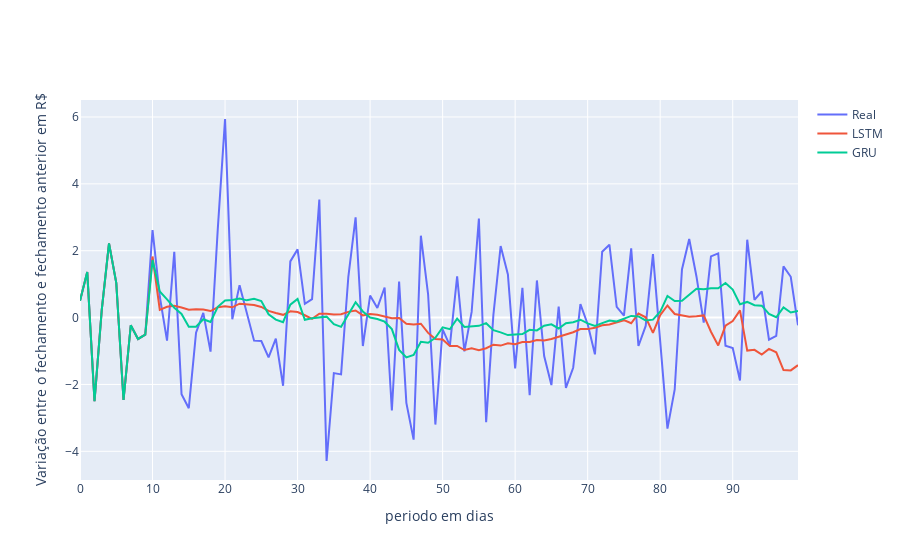

Notebook code for this chart:
### Code cell
import plotly.graph_objs as go
fig = go.Figure()

fig.add_trace(go.Scatter(
   y=bova11['close_change'][-100:],
   name="Real")
)

fig.add_trace(go.Scatter(
   y=pred_90_lstm['close_change'][-100:],
   name="LSTM")
)

fig.add_trace(go.Scatter(
   y=pred_90_gru.close_change[-100:],
   name="GRU")
)

fig.update_layout(
   #title="Banda de Bollinger superior e inferior dos ultimos 60 dias de fechamento de 2009 a Fev 2023",
    yaxis_title="Variação entre o fechamento e fechamento anterior em R$",
    xaxis_title="periodo em dias",
   #legend_title="legend",
)
fig.show()
